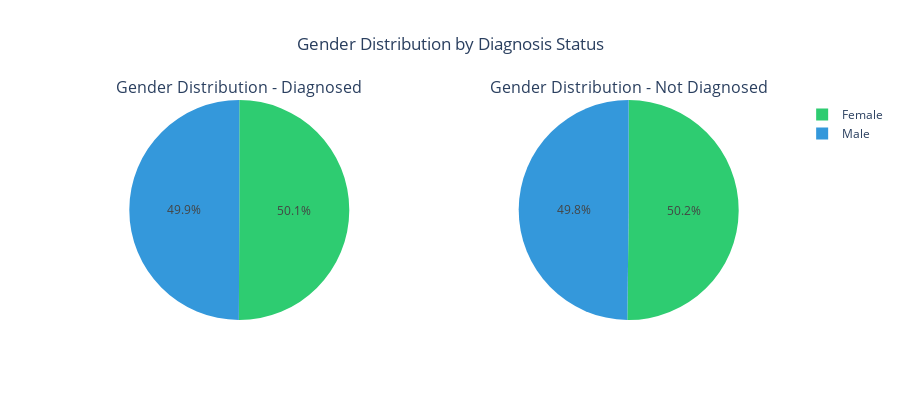

The code cell stored with this chart in its notebook:
### Markdown cell above
## Gender Distribution Analysis

Comparing gender distribution between diagnosed and non-diagnosed individuals.

### Code cell
# Calculate gender distribution for diagnosed and non-diagnosed cases
gender_diagnosis = pd.crosstab(df['Gender'], df["Alzheimer’s Diagnosis"])

# Create two subplots
fig = make_subplots(rows=1, cols=2, 
                    subplot_titles=('Gender Distribution - Diagnosed', 'Gender Distribution - Not Diagnosed'),
                    specs=[[{'type':'domain'}, {'type':'domain'}]])

# Add pie charts
fig.add_trace(go.Pie(labels=gender_diagnosis.index, 
                     values=gender_diagnosis['Yes'],
                     name="Diagnosed",
                     marker_colors=['#2ecc71', '#3498db']),
              1, 1)

fig.add_trace(go.Pie(labels=gender_diagnosis.index, 
                     values=gender_diagnosis['No'],
                     name="Not Diagnosed",
                     marker_colors=['#2ecc71', '#3498db']),
              1, 2)

# Update layout
fig.update_layout(
    title_text="Gender Distribution by Diagnosis Status",
    title_x=0.5,
    width=900,
    height=400,
    showlegend=True
)

fig.show()

# Print the numbers
print("\nGender distribution by diagnosis status:")
print(gender_diagnosis)

### Figure 1 — Plotly figure (JSON) as saved in the notebook; plotly's stock layout.template omitted (floating-point values rounded to 4 significant figures)
{"data": [{"domain": {"x": [0, 0.45], "y": [0, 1]}, "labels": ["Female", "Male"], "marker": {"colors": ["#2ecc71", "#3498db"]}, "name": "Diagnosed", "type": "pie", "values": [15376, 15337]}, {"domain": {"x": [0.55, 1], "y": [0, 1]}, "labels": ["Female", "Male"], "marker": {"colors": ["#2ecc71", "#3498db"]}, "name": "Not Diagnosed", "type": "pie", "values": [21873, 21697]}], "layout": {"annotations": [{"font": {"size": 16}, "showarrow": false, "text": "Gender Distribution - Diagnosed", "x": 0.225, "xanchor": "center", "xref": "paper", "y": 1, "yanchor": "bottom", "yref": "paper"}, {"font": {"size": 16}, "showarrow": false, "text": "Gender Distribution - Not Diagnosed", "x": 0.775, "xanchor": "center", "xref": "paper", "y": 1, "yanchor": "bottom", "yref": "paper"}], "height": 400, "showlegend": true, "title": {"text": "Gender Distribution by Diagnosis Status", "x": 0.5}, "width": 900}}
